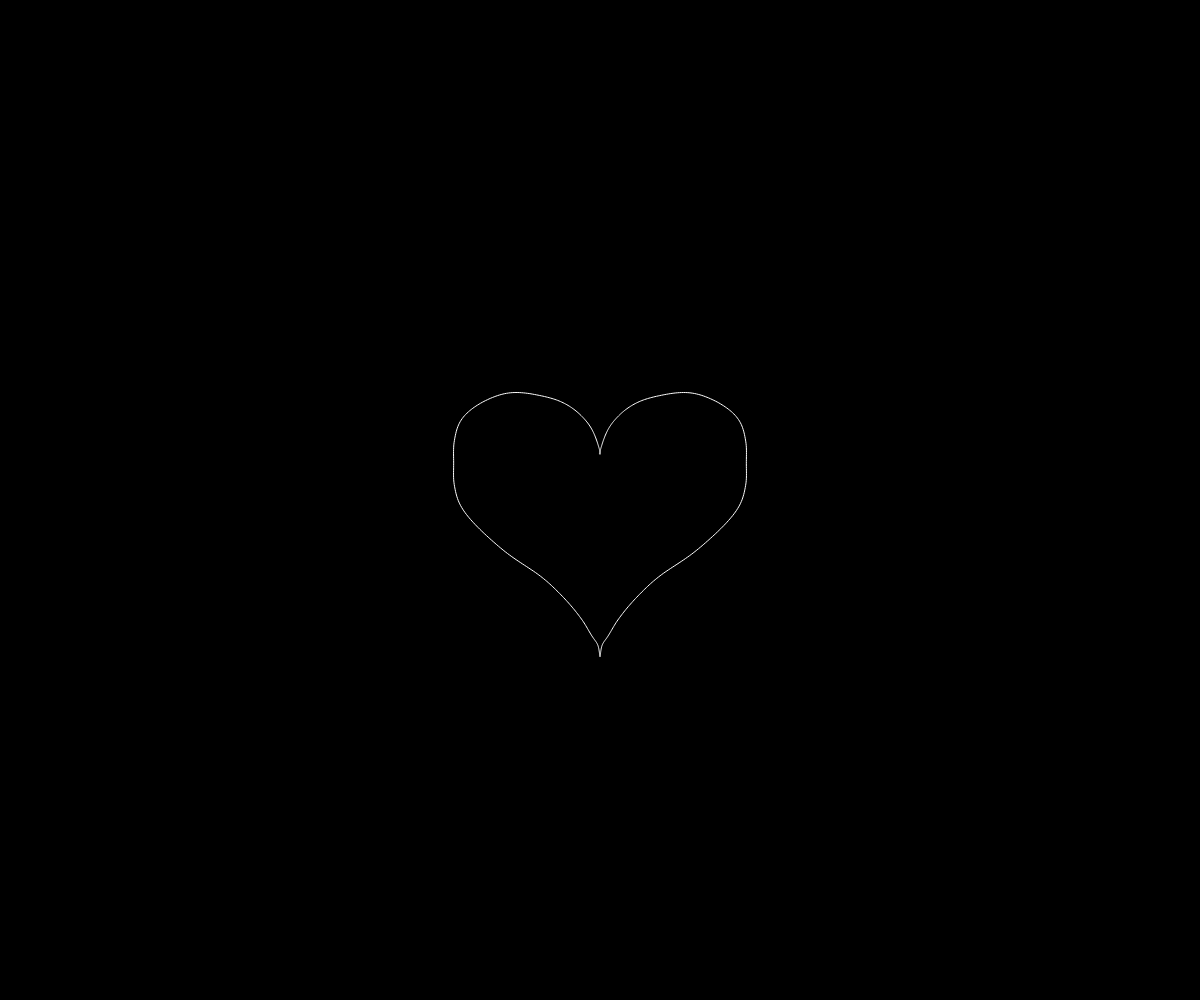
Frame 1 (no input)
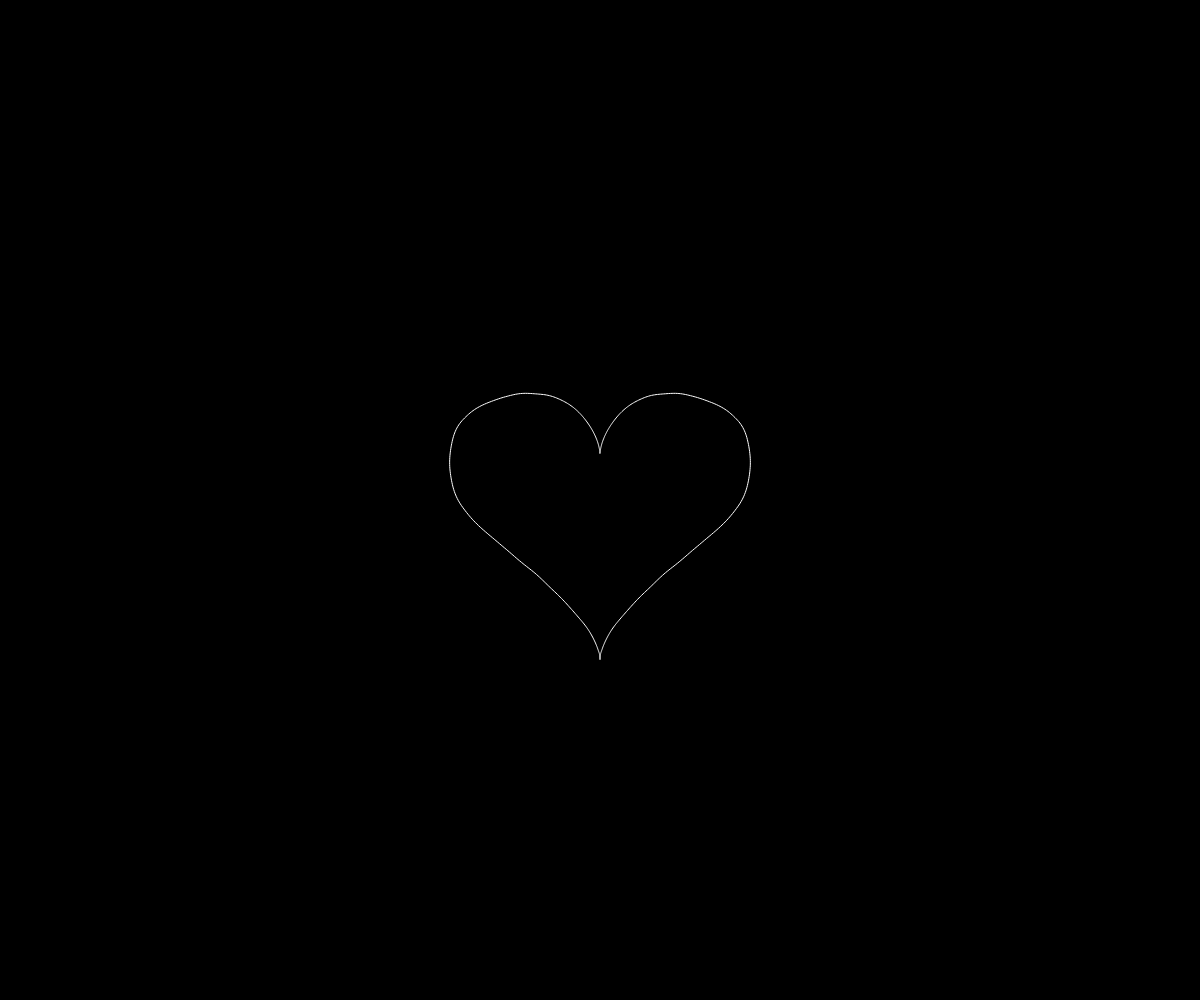
Frame 60 (no input)
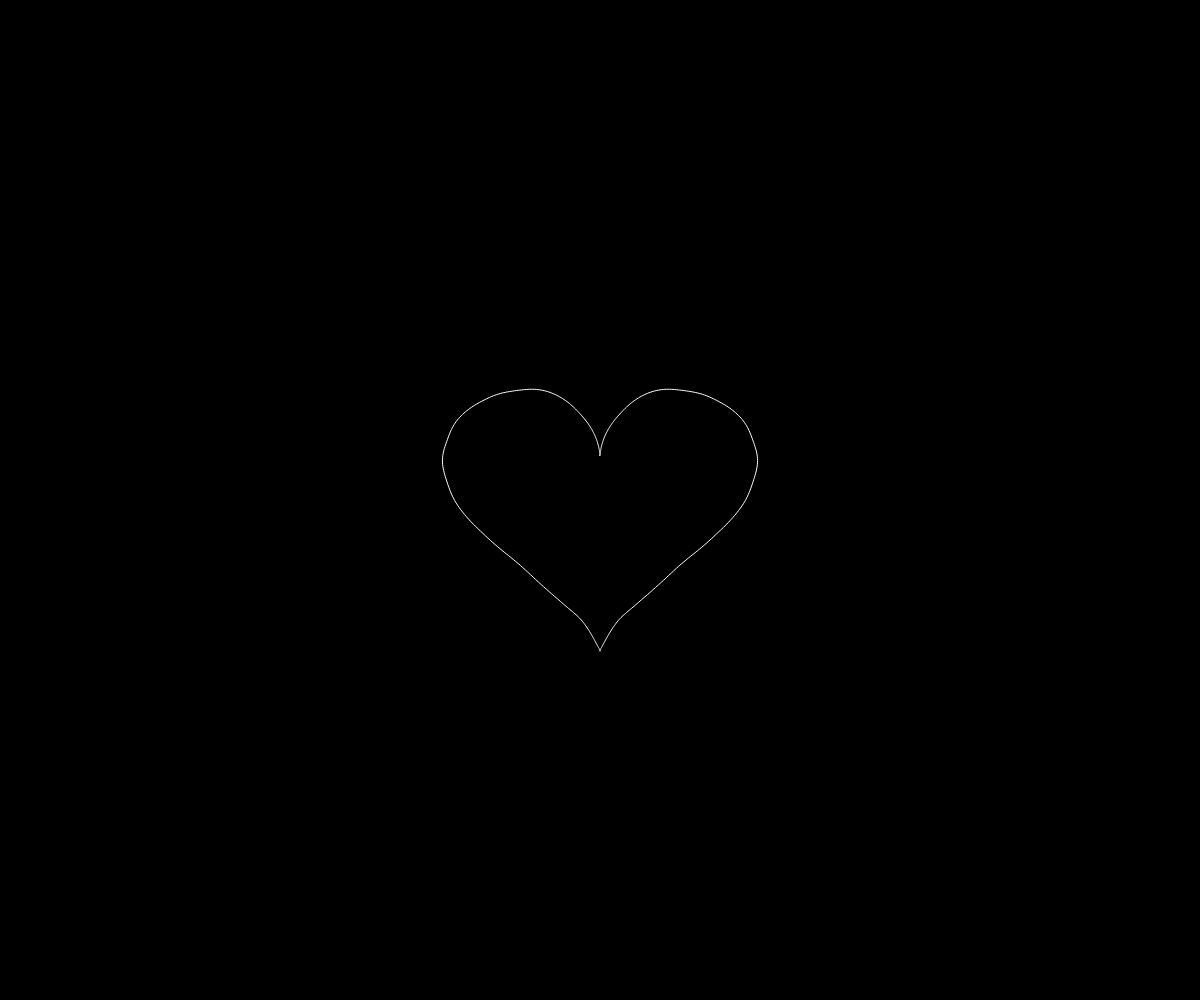
Frame 120 (the mouse pressed at the canvas centre since frame 60)

The p5.js sketch that drew these frames (run headless with seeded random() and noise() and a simulated clock; from frame 60 on, the mouse is pressed at the canvas centre):

// p5.js sketch
// ── sketch.js
var xoff = 0,yoff = 0,zoff = 0;
function setup() {
	createCanvas(windowWidth, windowHeight);
  background(0);
}

function draw() {
	background(0,0,0);
  beginShape();
  noFill();
  stroke(255);
  //translate(width/2,height/2)
	for (a = 0; a < TWO_PI; a+=0.01) {
    xoff=cos(a);
    yoff=sin(a);
    r=1*map(noise(xoff,yoff,zoff),0,1,8,11);
    
		x=r*(16*sin(a)*sin(a)*sin(a))+width/2;
    y=-r*(13*cos(a)-5*cos(2*a)-2*cos(3*a)-cos(4*a))+height/2;
    vertex(x,y);
		
		//xoff += 0.01;
	}
  endShape(CLOSE);
	zoff+=0.01
	//print(noise(x));
	//noLoop()
}
